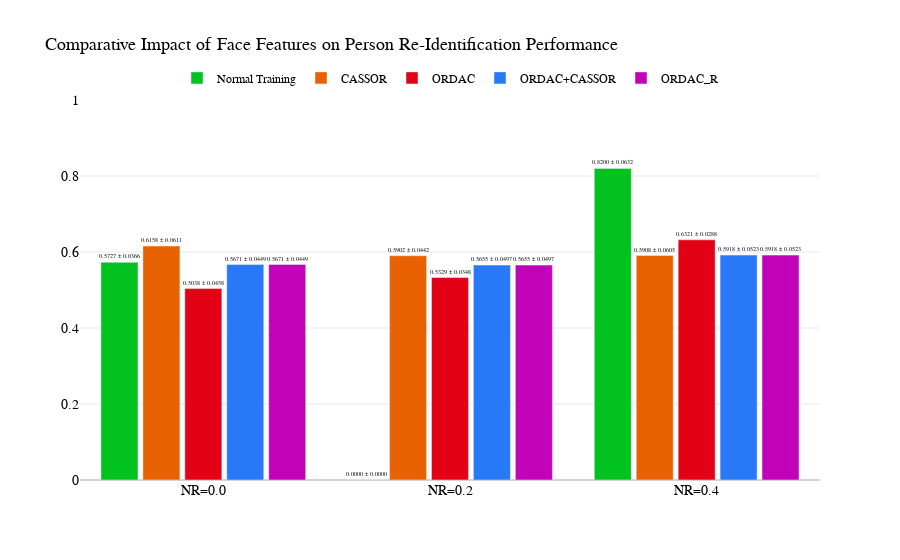

The code cell stored with this chart in its notebook:
### Code cell
import plotly.graph_objects as go

# Data
metrics = ['NR=0.0', 'NR=0.2', 'NR=0.4']
normal_training = [0.5727, 0.0, 0.8200]
normal_training_std = [0.0366, 0.0, 0.0632]

cassor = [0.6158, 0.5902, 0.5908]
cassor_std = [0.0611, 0.0442, 0.0605]

ordac = [0.5038, 0.5329, 0.6321]
ordac_std = [0.0458, 0.0348, 0.0288]

ordac_cassor = [0.5671, 0.5655, 0.5918]
ordac_cassor_std = [0.0449, 0.0497, 0.0523]

ordac_r = [0.5671, 0.5655, 0.5918]
ordac_r_std = [0.0449, 0.0497, 0.0523]

fig = go.Figure()

# Add bars (width=0.3 for thinner bars to accommodate 3 bars per group)
bar_width = 0.15

fig.add_trace(go.Bar(
    x=metrics, y=normal_training, name='Normal Training',
    marker_color='#02c21f', width=bar_width,
    text=[f'{val:.4f} ± {std:.4f}' for val, std in zip(normal_training, normal_training_std)],
    textposition='outside',
    textfont=dict(size=12, family='Times New Roman', color='black')
))

fig.add_trace(go.Bar(
    x=metrics, y=cassor, name='CASSOR',
    marker_color='#e86202', width=bar_width,
    text=[f'{val:.4f} ± {std:.4f}' for val, std in zip(cassor, cassor_std)],
    textposition='outside',
    textfont=dict(size=12, family='Times New Roman', color='black')
))

fig.add_trace(go.Bar(
    x=metrics, y=ordac, name='ORDAC',
    marker_color='#e30215', width=bar_width,
    text=[f'{val:.4f} ± {std:.4f}' for val, std in zip(ordac, ordac_std)],
    textposition='outside',
    textfont=dict(size=12, family='Times New Roman', color='black')
))

fig.add_trace(go.Bar(
    x=metrics, y=ordac_cassor, name='ORDAC+CASSOR',
    marker_color='#2878f7', width=bar_width,
    text=[f'{val:.4f} ± {std:.4f}' for val, std in zip(ordac_cassor, ordac_cassor_std)],
    textposition='outside',
    textfont=dict(size=12, family='Times New Roman', color='black')
))

fig.add_trace(go.Bar(
    x=metrics, y=ordac_r, name='ORDAC_R',
    marker_color='#c202b8', width=bar_width,
    text=[f'{val:.4f} ± {std:.4f}' for val, std in zip(ordac_r, ordac_r_std)],
    textposition='outside',
    textfont=dict(size=12, family='Times New Roman', color='black')
))

# Grid and axis settings
fig.update_yaxes(
    showgrid=True,
    gridcolor='lightgray',
    gridwidth=0.5,
    zerolinecolor='lightgray',
    range=[0, 1]  # Keep consistent with your original scale
)

# Layout adjustments for 3 bars per group
fig.update_layout(
    title='Comparative Impact of Face Features on Person Re-Identification Performance',
    barmode='group',
    bargap=0.15,  # Slightly reduced gap between metric groups
    bargroupgap=0.05,  # Small gap between bars within a group
    width=900,  # Slightly wider to accommodate 3 bars
    plot_bgcolor='white',
    title_font=dict(size=18, family='Times New Roman', color='black'),
    xaxis_title_font=dict(size=16, family='Times New Roman', color='black'),
    yaxis_title_font=dict(size=16, family='Times New Roman', color='black'),
    xaxis_tickfont=dict(size=14, family='Times New Roman', color='black'),
    yaxis_tickfont=dict(size=14, family='Times New Roman', color='black'),
    legend=dict(
        orientation="h",
        yanchor="bottom",
        y=1.02,
        xanchor="center",
        x=0.5,
        font=dict(
            family='Times New Roman',
            size=12,
            color='black'
        )
    )
)

# Show and save
fig.show()
# fig.write_image("face_recognition.pdf", format="pdf", engine="kaleido")

### Figure 1 — Plotly figure (JSON) as saved in the notebook; plotly's stock layout.template omitted (floating-point values rounded to 4 significant figures)
{"data": [{"marker": {"color": "#02c21f"}, "name": "Normal Training", "text": ["0.5727 ± 0.0366", "0.0000 ± 0.0000", "0.8200 ± 0.0632"], "textfont": {"color": "black", "family": "Times New Roman", "size": 12}, "textposition": "outside", "type": "bar", "width": 0.15, "x": ["NR=0.0", "NR=0.2", "NR=0.4"], "y": [0.5727, 0, 0.82]}, {"marker": {"color": "#e86202"}, "name": "CASSOR", "text": ["0.6158 ± 0.0611", "0.5902 ± 0.0442", "0.5908 ± 0.0605"], "textfont": {"color": "black", "family": "Times New Roman", "size": 12}, "textposition": "outside", "type": "bar", "width": 0.15, "x": ["NR=0.0", "NR=0.2", "NR=0.4"], "y": [0.6158, 0.5902, 0.5908]}, {"marker": {"color": "#e30215"}, "name": "ORDAC", "text": ["0.5038 ± 0.0458", "0.5329 ± 0.0348", "0.6321 ± 0.0288"], "textfont": {"color": "black", "family": "Times New Roman", "size": 12}, "textposition": "outside", "type": "bar", "width": 0.15, "x": ["NR=0.0", "NR=0.2", "NR=0.4"], "y": [0.5038, 0.5329, 0.6321]}, {"marker": {"color": "#2878f7"}, "name": "ORDAC+CASSOR", "text": ["0.5671 ± 0.0449", "0.5655 ± 0.0497", "0.5918 ± 0.0523"], "textfont": {"color": "black", "family": "Times New Roman", "size": 12}, "textposition": "outside", "type": "bar", "width": 0.15, "x": ["NR=0.0", "NR=0.2", "NR=0.4"], "y": [0.5671, 0.5655, 0.5918]}, {"marker": {"color": "#c202b8"}, "name": "ORDAC_R", "text": ["0.5671 ± 0.0449", "0.5655 ± 0.0497", "0.5918 ± 0.0523"], "textfont": {"color": "black", "family": "Times New Roman", "size": 12}, "textposition": "outside", "type": "bar", "width": 0.15, "x": ["NR=0.0", "NR=0.2", "NR=0.4"], "y": [0.5671, 0.5655, 0.5918]}], "layout": {"bargap": 0.15, "bargroupgap": 0.05, "barmode": "group", "legend": {"font": {"color": "black", "family": "Times New Roman", "size": 12}, "orientation": "h", "x": 0.5, "xanchor": "center", "y": 1.02, "yanchor": "bottom"}, "plot_bgcolor": "white", "title": {"font": {"color": "black", "family": "Times New Roman", "size": 18}, "text": "Comparative Impact of Face Features on Person Re-Identification Performance"}, "width": 900, "xaxis": {"tickfont": {"color": "black", "family": "Times New Roman", "size": 14}, "title": {"font": {"color": "black", "family": "Times New Roman", "size": 16}}}, "yaxis": {"gridcolor": "lightgray", "gridwidth": 0.5, "range": [0, 1], "showgrid": true, "tickfont": {"color": "black", "family": "Times New Roman", "size": 14}, "title": {"font": {"color": "black", "family": "Times New Roman", "size": 16}}, "zerolinecolor": "lightgray"}}}
